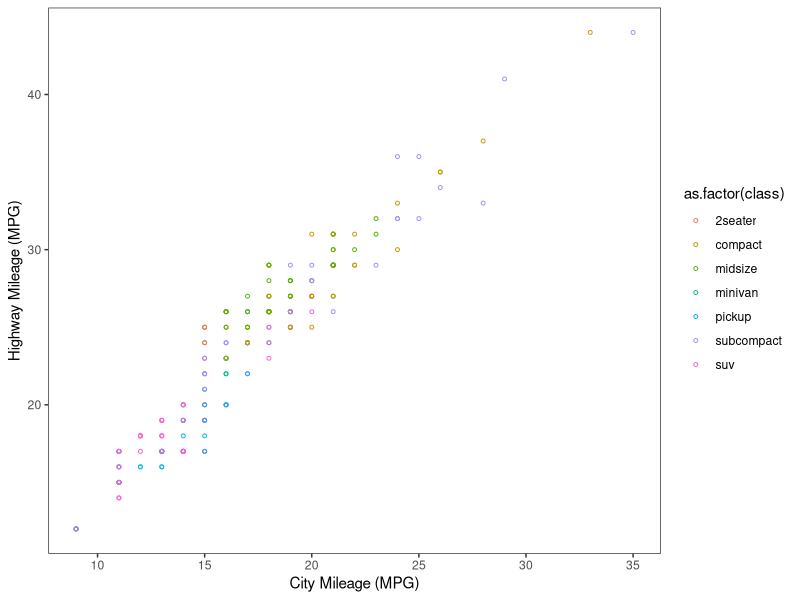
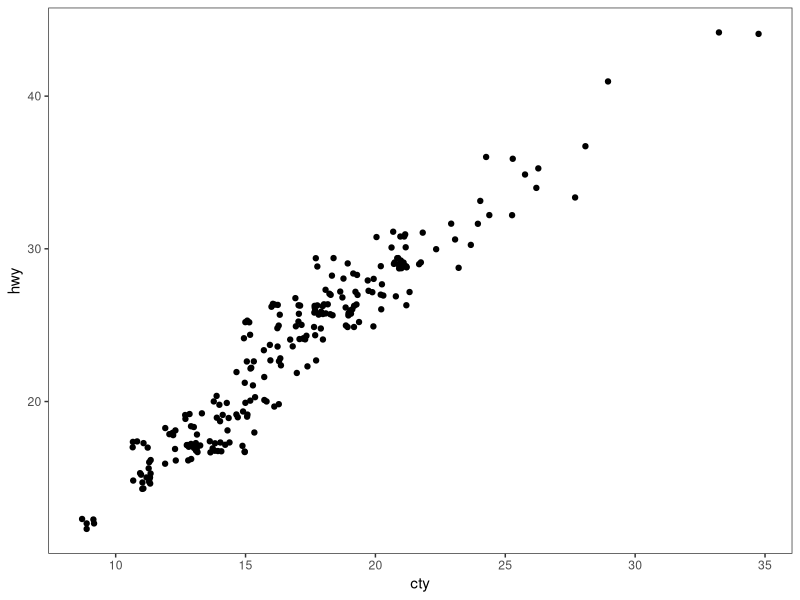
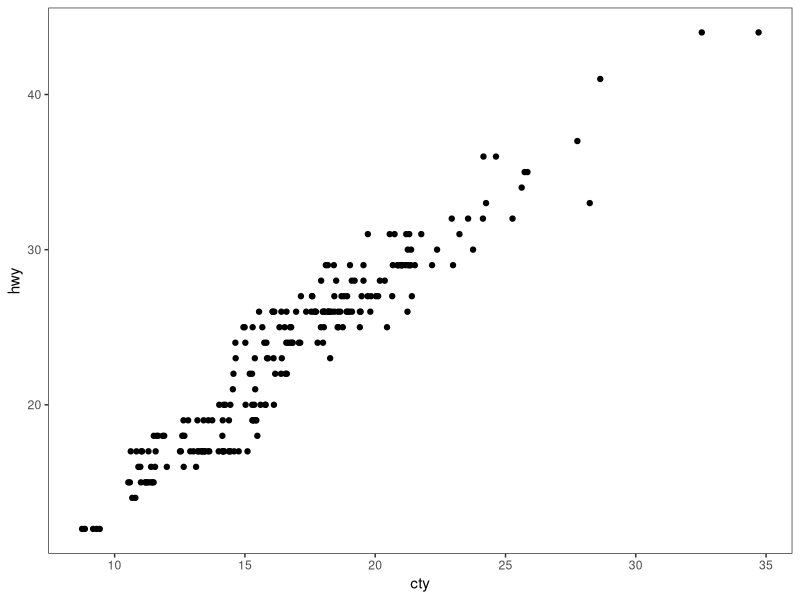
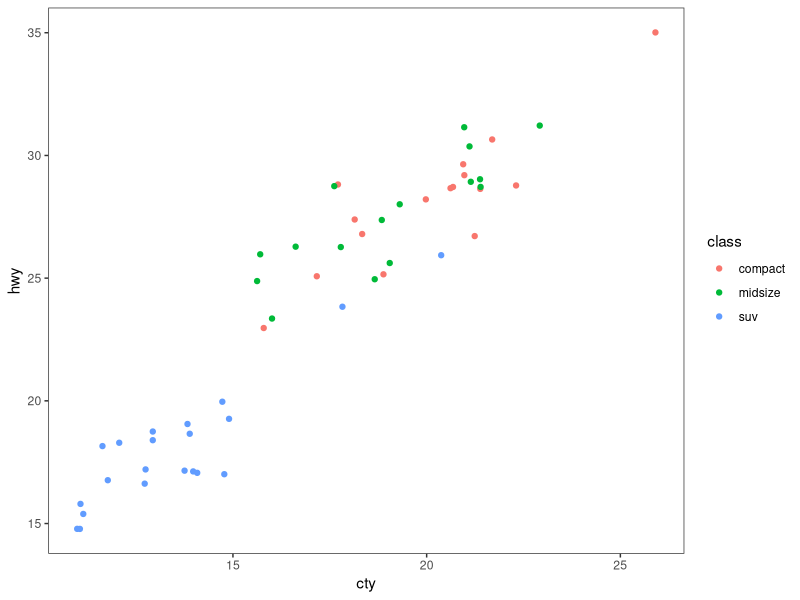
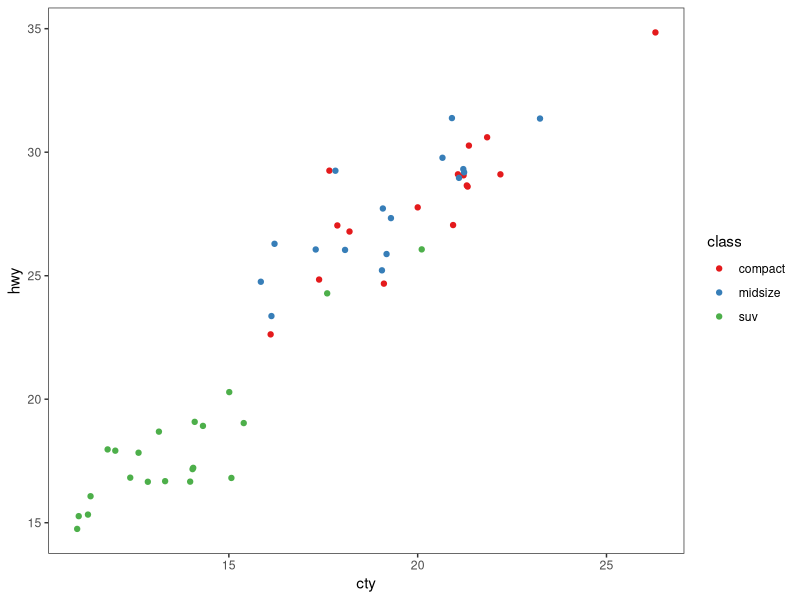
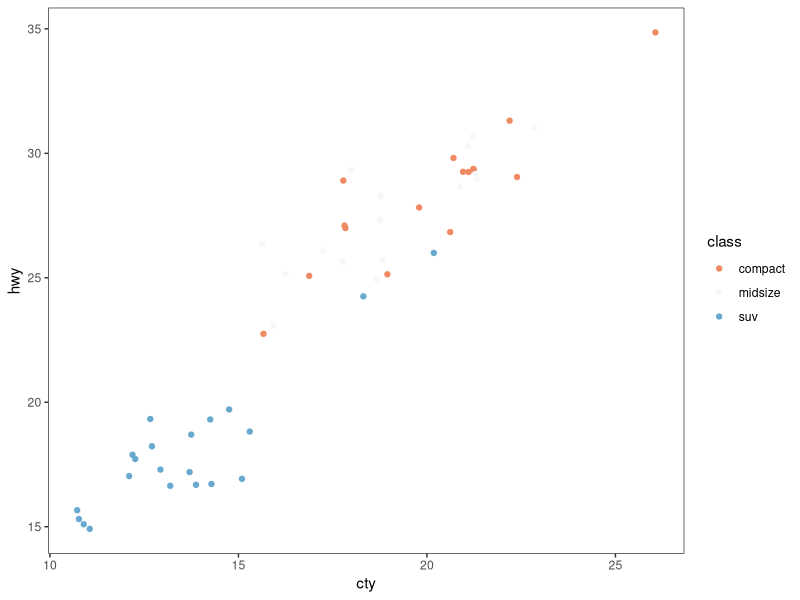
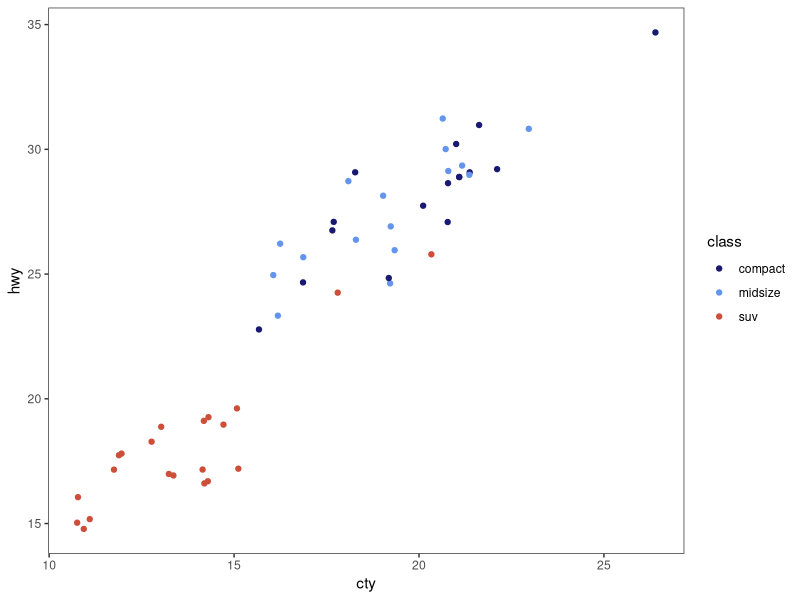
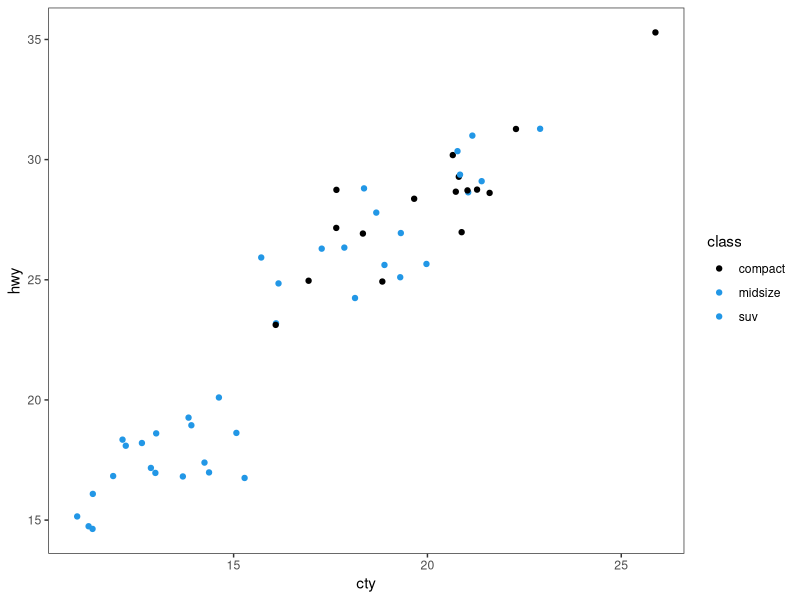

The R script that drew these images, in order: (Note: this script raises an error after producing the figures.)
# ---------------------------------------------------------- #
#### MODULE 3: Plot even more data!                       ####               
# ---------------------------------------------------------- #

## OBJECTIVE:
# 1. To develop a "grammar of graphics".
# 2. To become comfortable using ggplot2 for exploratory data visualization.


# ---------------------------------------------------------- #
#### SET UP:                                              ####
# ---------------------------------------------------------- #
# REMINDER: In RStudio, open the Rproject for our course (UNCG_DataWrangling), 
# pull any changes from GitHub, and navigate to the branch you created for 
# yourself (just a single branch for the whole semester) in RStudio's Git tab.
# Open this week's assignment in this new branch to complete and submit on GitHub.
# Ideally, you'll commit your answers a bit at a time as you work through
# this assignment, rather than committing all at once at the end.

# Reminder of some helpful resources for graphing in R:
# ggplot Cookbook: http://www.cookbook-r.com/Graphs/
# Official ggplot2 Book: https://ggplot2-book.org/
# Themes in ggplot2: https://ggplot2-book.org/polishing.html#themes

# In ggplot2, aesthetic means “something you can see”. Each aesthetic is a
# mapping between a visual cue and a variable.
# Examples include:
# position (i.e., on the x and y axes)
# color (“outside” color)
# fill (“inside” color)
# shape (of points)
# line type
# size

# Each type of geometric object (geom) accepts only a subset of all aesthetics.
# Refer to the geom help pages to see what mappings each geom accepts. Aesthetic
# mappings are set with the aes() function.

# TASK: We will be using the ggplot2 package for graphing. Fortunately, ggplot2 
# is nested within the tidyverse package (along with many others).
# Start by writing code to load the tidyverse library.
# HINT: see the end of assignment #1 if you forgot how to load a package.

library(tidyverse)
library(ggplot2)

# TASK: Write code below to set your theme to black and white and both your major
# AND minor gridlines to element_blank for all plots you'll be making today.
# HINT: Check back to last week's assignment section 1.9 for setting themes for
# all plots.

theme_set(theme_bw())
theme_update(
             panel.grid.major = element_blank(),
             panel.grid.minor = element_blank())



# ---------------------------------------------------------- #
#### 1.0 CORRELATION                                      ####
# ---------------------------------------------------------- #

# We learned how to make correlations last week, but it never hurts to get
# more practice! Let's start by using a data set built into ggplot2.
# The mpg dataset looks at the gas efficiency of different cars. Run the following
# code to load the data:
data(mpg, package = "ggplot2")

# TASK: Create a scatterplot (i.e., a dot plot) to relate city and highway mileage.
# Color the points by the class of car (class column) and label the x and y axis 
# to be more informative (City Mileage (MPG) vs Highway Mileage (MPG)).
# HINT: Refer back to last week's assignment or the ggplot help resources if you 
# forget how to make a scatterplot.

ggplot(mpg, aes(x = cty, y = hwy, color=as.factor(class))) + 
  geom_point(size=1, shape=1) +
  xlab("City Mileage (MPG)") + 
  ylab("Highway Mileage (MPG)")


# Looks alright, but the graph may be hiding some information...
# QUESTION: How many data points are in the mpg dataframe?

#234

# QUESTION: Approximately how many dots are in the graph you just made? How does
# that compare to the number of observations in the dataframe?

#76

# Try another correlation-focused geom that addresses this problem by running
# the following code:
ggplot(data=mpg, aes(x=cty, y=hwy)) + 
  geom_jitter()


# QUESTION: What happened when you created the plot with geom_jitter?

#We gained a lot of points.

# QUESTION: Run the code to create a plot using geom_jitter a second time. Then run it
# again and again. What happens each time? Why is this happening?

#The points appear to move. geom_jitter is adding small amounts of random movement.


# TASK: The default in geom_jitter is to jitter (or slightly move) the points away
# from each other in both the x and y directions. Check the help file for geom_jitter
# and write code below to make a graph where you jitter points in only the x-dimension
# by 0.5.

?geom_jitter

ggplot(data=mpg, aes(x=cty, y=hwy)) + 
  geom_jitter(width = 0.5, height = 0)

# ---------------------------------------------------------- #
#### 1.1 DETOUR! COLORS, COLORS, COLORS                   ####
# ---------------------------------------------------------- #

# Our world is so colorful, and our graphs can be too! But we want to be mindful
# of our color choices to not only be beautiful, but also informative and accessible.

# TASK: Create a new dataframe that filters our mpg data down to only information
# for car classes compact, midsize, and suv using an %in% statement. Name your 
# new dataframe mpgSubset.
# HINT: Refer back to the Transform assignment if you want help with %in% (or 
# try googling!)

?select
?mutate
?filter

mpgSubset <- select(mpg , "manufacturer",  "model", "displ", "year", "cyl"         
                , "trans"     ,   "drv"       ,   "cty"     ,     "hwy"    ,      "fl"          
                    , "class"       ) %>% filter(class == c("compact","suv", "midsize")) 



# ggplot has lots of nice (and some not so nice) built-in color palettes that we 
# can use to fill our bars with color. Try running the following code:
ggplot(data=mpgSubset, aes(x=cty, y=hwy, color=class)) +
  geom_jitter()

# The code above supplies us with ggplot's default color palette, which I find not
# so pleasing. Let's try to change this!

# We can add a statement specifying the scale of colors we would prefer. One way
# to do this is to use other pre-set palettes from ggplot. Run the code below to 
# ask ggplot to use the color brewer's palette called Set 1.
ggplot(data=mpgSubset, aes(x=cty, y=hwy, color=class)) +
  geom_jitter() +
  scale_color_brewer(palette="Set1")

# Alternatively, we could use the "RdBu" palette:
ggplot(data=mpgSubset, aes(x=cty, y=hwy, color=class)) +
  geom_jitter() +
  scale_color_brewer(palette="RdBu")

# QUESTION: Investigate the color brewer's range of palettes at this website: 
# https://r-graph-gallery.com/38-rcolorbrewers-palettes.html
# What do you notice about the colors chosen from each of the palettes that we
# used above? (i.e., does it use the first three colors in the palette? The last
# three? Some other combination?)

#maybe the last ones? Hard to tell.

# We could also pick out EXACTLY which colors we want for our figure. 
# There are 4 main ways to specify colors in R:
### by name
### by number
### by Hex code
### with the rgb() function

# By Name: R allows you to call more than 600 colors by name! Run the following
# code to see a list:
colors()

# We can put in the colors we chose for each variable by adding the 
# scale_color_manual() function to our plot. Try it out by running the following
# code:
ggplot(data=mpgSubset, aes(x=cty, y=hwy, color=class)) +
  geom_jitter() +
  scale_color_manual(values=c('midnightblue', 'cornflowerblue', 'tomato3'))


# You can also chose colors by number, which are assigned in R.

# TASK: Copy and paste the code to make our scatterplot and replace the color names
# with three numbers of your choice (between 1 and 657). How does your new figure look?
# HINT: remember to remove the quotation marks when calling numbers.

ggplot(data=mpgSubset, aes(x=cty, y=hwy, color=class)) +
  geom_jitter() +
  scale_color_manual(values=c(1, 4, 20))

#Honestly, it looks not that great. Two of the colors seem very similar, at least to me.

# QUESTION: How do you think you could figure out which color name belongs to
# each color number?
# HINT: Try creating a dataframe from color() by passing it into the
# as.data.frame() function.




as.data.frame(colors())

#We get a list that lets us know which color is which.

# You can also chose colors by Hex code. A Hex color code is a 6-symbol code made
# of up to three 2-symbol elements (6 symbols in length all together). Each of 
# the 2-symbol elements represents a color value in the Red-Green-Blue (RGB) color
# scale from 0 to 255. Hex codes are written with a # in front of them. Let's try
# out calling our colors using hex code.
ggplot(data=mpgSubset, aes(x=cty, y=hwy, color=class)) +
  geom_jitter() +
  scale_color_manual(values=c('#191970', '#6495ED', '#FF6347'))

# There are two great things about hex codes. First, you can call ANY color you 
# want with a hex code. That is, you're not limited to the 657 colors that are
# in ggplot. By specifying the color by hex code, you can pick literally anything!

# TASK: Google the search term "color picker". This should bring up google's color
# picker (in addition to a billion other color picking websites). Use this color
# picker to generate the hex codes for three new colors of your choice. Then copy
# and paste the above code, replacing the hex codes with your color choices.

ggplot(data=mpgSubset, aes(x=cty, y=hwy, color=class)) +
  geom_jitter() +
  scale_color_manual(values=c('#46defc', '#4683fc', '#46fcbf'))

# The second great thing about hex codes is that you can control the transparency
# of your colors. Transparency is set in a hex code by adding two extra symbols
# to the end, which together make up the "alpha" element. Adding 00 to the end 
# of your hex code will make your color completely transparent, while adding FF 
# to the end will make it completely opaque. Any number/letters in-between will 
# result in partial transparency. You can find a complete list of transparencies
# between 0-100% here: https://gist.github.com/lopspower/03fb1cc0ac9f32ef38f4

# TASK: Try out transparency by copying and pasting your graph code below and
# adding the alpha element to the end of each of your hex codes to make your
# first color 0% transparent, your second color 50% transparent, and your third
# color 100% transparent.

ggplot(data=mpgSubset, aes(x=cty, y=hwy, color=class)) +
  geom_jitter() +
  scale_color_manual(values=c('#46defc00', '#4683fc80', '#46fcbfFF'))

# QUESTION: What happened to the point that you set to 100% transparent?

#Disappeared

# Finally, we can set our colors using the rgb() function. This operates very
# similarly to the hex code, where you can pick exactly the color and transparency
# you want. Try it out by running the following code:
ggplot(data=mpgSubset, aes(x=cty, y=hwy, color=class)) +
  geom_jitter() +
  scale_color_manual(values=c(rgb(.10, .10, .44, 0.5), rgb(.39, .58, .93, 0.5), rgb(1.0, .39, .28, 0.5)))

# TASK: Modify the above code to make all of your points 50% transparent.

# There are so many inventive and artistic people in the world who have expanded
# the offerings for colors in ggplot. Check out some notable ones listed below
# when choosing colors for this assignment.
### Color-blind friendly palettes: https://github.com/JLSteenwyk/ggpubfigs
### Color palettes from vintage National Parks posters: https://github.com/katiejolly/nationalparkcolors
### Color palettes based on Wes Anderson movies: https://github.com/karthik/wesanderson
### Color palettes from famous Dutch paintings: https://github.com/EdwinTh/dutchmasters


# ---------------------------------------------------------- #
#### 1.2 DETOUR! LEGENDS                                  ####
# ---------------------------------------------------------- #

# When you specify colors in your ggplot code, R throws in a bonus legend for free!
# However, this legend is often not as clear or visually appealing as we might 
# prefer. But as with all geometric objects in ggplot, legends can be easily altered.

# Run the following code to create a scatter plot. Feel free to modify the colors
# as you prefer!
ggplot(data=mpgSubset, aes(x=cty, y=hwy, color=class)) +
  geom_jitter()

# QUESTION: Where did ggplot get the legend title and values from?

#From the mpgSubset dataframe. 

# We could change the title and values in our legend by altering the dataframe
# we are passing into ggplot. But that seems a bit drastic. Instead, we can 
# lean on the same code that specifies our color picks to alter the legend text.
# Try it out by running the following code:
ggplot(data=mpgSubset, aes(x=cty, y=hwy, color=class)) + 
  geom_jitter() + 
  scale_color_manual(values=c('#FCBA03', '#380754', '#496916'), #uses parts of the dataframe to create aestetic maps
                     name='Class of Car',  #Setting title name
                     breaks=c('suv', 'midsize', 'compact'), #Sets the order of the legend
                     labels=c('SUV', 'Midsize', 'Compact')) #Sets the order o the labels

?scale_color_manual

# TASK: Label each line of the code above with what it is doing.
# HINT: Check the scale_color_manual help file or ggplot Cookbook for more info.


# IMPORTANT: It is important to pay attention to the order you provide ggplot with 
# your color choices and legend labels! Try running the following code:
ggplot(data=mpgSubset, aes(x=cty, y=hwy, color=class)) + 
  geom_jitter() + 
  scale_color_manual(values=c('#FCBA03', '#380754', '#496916'), 
                     name='Class of Car', 
                     breaks=c('suv', 'midsize', 'compact'), 
                     labels=c('Compact', 'SUV', 'Midsize')) 


# QUESTION: What is wrong with the code above? Why is it so important to be
# careful with the order you pass information into ggplot?

#The breaks and labels are out of order meaning that dots will be mislabeled.

# While changing the legend text and factor order takes place in the scale_color_manual
# step, moving the legend around on the graph page is part of the graph theme. We
# can try this out using the code below:
ggplot(data=mpgSubset, aes(x=cty, y=hwy, color=class)) + 
  geom_jitter() + 
  theme(legend.position='top')


# TASK: Modify the code above to have the legend display along the bottom of
# the figure.

ggplot(data=mpgSubset, aes(x=cty, y=hwy, color=class)) + 
  geom_jitter() + 
  theme(legend.position='bottom')

# We can also have the legend located within the area of the graph itself! We can 
# do this by specifying the coordinates for where the legend should go within the
# graph axes. First we set the legend position and then we set the anchoring 
# position by justifying the legend.
### bottom left: 0,0
### bottom right: 1,0
### top left: 0,1
### top right: 1,1

# Try it out by running the following code:
ggplot(data=mpgSubset, aes(x=cty, y=hwy, color=class)) + 
  geom_jitter() + 
  theme(legend.position=c(1,0), legend.justification=c(1,0))

# QUESTION: What happens if you don't include the code for legend justification
# above?

#The legend ends up in weird positon, covering part of the graph.


# TASK: Copy and paste the code from above. Modify it to place the legend in the
# upper left part of the graph.

ggplot(data=mpgSubset, aes(x=cty, y=hwy, color=class)) + 
  geom_jitter() + 
  theme(legend.position=c(0.1,1), legend.justification=c(0,1.1))

# Finally, we might want to remove the legend altogether! We would do so by
# modifying the theme as well. 

# TASK: Check the ggplot cookbook to find the legends section. Read what it says 
# about removing the legend. Then copy and paste the graph code from above. Modify
# the code to remove the legend.

ggplot(data=mpgSubset, aes(x=cty, y=hwy, color=class)) + 
  geom_jitter() + 
  theme(legend.position=c(1,0), legend.justification=c(1,0)) + theme(legend.position="none")

# ---------------------------------------------------------- #
#### 2.0 DEVIATION                                        ####
# ---------------------------------------------------------- #

# Used to compare variation in values between small number of items (or categories) 
# with respect to a fixed reference.

# Whether the graphical type is a deviation graph or a composition graph (or a 
# ranking graph) may depend on the underlying data structure.

# We used geom_bar() last week with factor data to create a bar graph. But
# geom_bar() is a bit tricky because it can make EITHER a bar graph or a histogram
# depending on the data you give it. The default of geom_bar() is to set stat to 
# count so if you give it just a continuous x value, it will make a histogram. Try
# it with the following code:
ggplot(data=mpg, aes(x=hwy)) + 
  geom_bar()

# In order to have the geom create bars and not a histogram, you must:
# 1) Set stat = identity
# 2) Provide both an x and a y inside the aes(), where x is either a character 
# or factor and y is numeric.

# TASK: Create a dataframe of summary statistics for the mpg data, calculating the
# mean, standard deviation, and standard error for highway mpg grouping by class.
# Name the resulting dataframe highwayMPG and your new variables hwy_mean, hwy_sd,
# and hwy_se.
# HINT: Look back at the Transform assignment if you forget how to summarize the
# data. Also recall, standard error = 1.96*standard deviation.

highwayMPG <- group_by(mpg, class) %>% summarise(hwy_mean = mean(hwy, na.rm= T), hwy_sd = sd(hwy, na.rm = T)) %>% 
  mutate(hwy_se = 1.96*hwy_sd) %>% 
  ungroup()

# TASK: Create a bar graph showing the average highway MPG on the y-axis and 
# car class on the x-axis. Fill the bars by class. Add in error bar caps that are 20%
# the width pf the bars.
# HINT: Don't forget to change stat from the default in your geom_bar() statement!

ggplot(highwayMPG, aes(x = hwy_mean, y = class, fill = class)) + 
  geom_bar(stat='identity') +
  geom_errorbar(aes(xmin=hwy_mean-hwy_se, 
                    xmax=hwy_mean+hwy_se, 
                    width=0.2))  

# ---------------------------------------------------------- #
#### 2.1 DETOUR! COLORS AND LEGENDS, AGAIN                ####
# ---------------------------------------------------------- #

# Recall that some geometric elements require fills instead of (or sometimes in
# addition to) colors.

# TASK: Create a bar graph with the mpg summary stats with the following parameters:
# (1) Black bar outline
# (2) Bars filled with the color brewer palette "Dark2" using the scale_fill_manual
#     statement
# (3) No legend
# (4) Informative x- and y-axis labels. 


ggplot(highwayMPG, aes(x = hwy_mean, y = class)) + 
  geom_bar(stat='identity', color = "black", aes(fill = class)) +
  scale_fill_brewer(palette = "Dark2") +
  geom_errorbar(aes(xmin=hwy_mean-hwy_se, 
                    xmax=hwy_mean+hwy_se,
                    width=0.2)) + 
  theme(legend.position="none") +
  xlab("Highway mean (MPG)") + 
  ylab("Class")



# HINT: Carefully consider whether your color and/or fill should go within an aes() 
# statement, the scale_fill_manual or scale_color_manual statements, or neither.
# If in doubt, try a bunch of ways until it looks how we want it. And consult 
# your helpful ggplot resources on the web.


# ---------------------------------------------------------- #
#### 2.2 DETOUR! AXIS MODIFICATIONS                       ####
# ---------------------------------------------------------- #

# Run the following code, feeling free to modify colors as you prefer:
ggplot(data=highwayMPG, aes(x=class, y=hwy_mean, fill=class)) +
  geom_bar(stat='identity') 

# QUESTION: Where is ggplot getting the x-axis tick labels from?

#The class column of the highwayMPG dataset. 

# Often our tick labels are not the best. We can modify them to be more informative
# or visually appealing by directly modifying the dataframe, but again this feels
# a bit extreme. Instead, we can directly modify the scale of the axis. For axes
# that deal with categories, we are setting the discrete scale. Try it out by
# running the following code:
ggplot(data=highwayMPG, aes(x=class, y=hwy_mean, fill=class)) +
  geom_bar(stat='identity') +
  scale_x_discrete(labels=c('sport', 'compact', 'midsize', 'minivan', 'pickup', 'subcompact', 'SUV'))

# We can also change the scale of the continuous axes, including how large they are
# and where the tick marks fall as follows:
ggplot(data=highwayMPG, aes(x=class, y=hwy_mean, fill=class)) +
  geom_bar(stat='identity') +
  scale_y_continuous(breaks=seq(0, 50, 10)) +
  coord_cartesian(ylim=c(0,50))

# QUESTION: Try running the code above without the coord_cartesian() statement. 
# What is surprising about the resulting graph? Based on this result, what do you
# think the coord_cartesian() statement does?

ggplot(data=highwayMPG, aes(x=class, y=hwy_mean, fill=class)) +
  geom_bar(stat='identity') +
  scale_y_continuous(breaks=seq(0, 50, 10))

#The graph appears to have a different max for it's scale. I think the Cartesian coordinate
#system sets a coordinate system for the bar graph to be mapped in.


# We can also add a statement into the scale discrete or continuous statements
# to name our axes, rather than putting in a whole separate step of xlab() or ylab().
# Try it out with the following code:
ggplot(data=highwayMPG, aes(x=class, y=hwy_mean, fill=class)) +
  geom_bar(stat='identity') +
  scale_x_discrete(name='Class of Car') +
  scale_y_continuous(name='Mean Highway MPG')


# Finally, we can flip our axes easily in ggplot as follows:
ggplot(data=highwayMPG, aes(x=class, y=hwy_mean, fill=class)) +
  geom_bar(stat='identity') +
  coord_flip()


# TASK: Let's put it all together. Make a graph of the mpg summary stats with the
# following specifications:
# (1) color by class of car using a color scheme of your choice (not the default)
# (2) plot the class of car on the x-axis and the highway MPG on the y axis
# (3) include better names for the x- and y-axis titles
# (4) include better names for the car classes
# (5) set the scale of the highway mpg to run from 0 to 30 with breaks every 5 
# (6) flip your axes
# (7) remove the legend

ggplot(highwayMPG, aes(x = class, y = hwy_mean)) +
  geom_bar(stat='identity', color = "black", aes(fill = class)) +
  scale_fill_brewer(palette = "Dark2") +
  geom_errorbar(aes(ymin=hwy_mean-hwy_se, 
                    ymax=hwy_mean+hwy_se,
                    width=0.2)) + 
  coord_flip() +
  theme(legend.position="none") +
  ylab("Highway mean (MPG)") + 
  xlab("Class") +
  scale_x_discrete(labels=c('sport', 'compact', 'midsize', 'minivan', 'pickup', 'subcompact', 'SUV')) +
  scale_y_continuous(breaks=seq(0,50,5)) +
  coord_cartesian(ylim=c(0,30)) +
  theme(legend.position="none")



# ---------------------------------------------------------- #
#### 3.0 RANKING                                          ####
# ---------------------------------------------------------- #
# Used to compare the position or performance of multiple items with respect to 
# each other. Actual values matters somewhat less than the ranking.

# TASK: Create a dataframe of summary statistics for the mpg data, calculating the
# mean, standard deviation, and standard error for CITY mpg grouping by class.
# Name the resulting dataframe cityMPG and your new variables city_mean, city_sd,
# and city_se.
# HINT: Look back at the Transform assignment if you forget how to summarize the
# data. Also, standard error = 1.96*standard deviation.

cityMPG <- mpg %>% group_by(class) %>% summarize(city_mean = mean(cty), city_sd = sd(cty),city_se=1.96*city_sd)

# Now we want to plot our data in order from smallest to largest city MPG to get
# a ranking. To do so, we need to use the reorder() function to rearrange the data
# going into our x-axis.
ggplot(cityMPG, aes(x=reorder(class, city_mean), y=city_mean)) + 
  geom_bar(stat="identity")

# TASK: Recreate the above ranking figure to include the following:
# (1) class of car on the x-axis with informative axis and tick labels
# (2) MPG ordered from highest to lowest (hint: try google if you're unsure)
# (3) bars with dary grey outlines and filled by class with your favorite color scheme
# (4) error bars with end caps 30% the width of the bars
# (5) y-axis from 0 to 30 with tick marks every 5
# (6) no legend.

ggplot(cityMPG, aes(x = fct_reorder(class, city_mean, .desc = TRUE), y = city_mean, fill = class)) +
  geom_col(color = "darkgrey") +
  geom_errorbar(aes(ymin = city_mean - city_se, ymax = city_mean + city_se),
                width = 0.3, color = "darkgrey") +
  scale_y_continuous(limits = c(0, 30), breaks = seq(0, 30, 5)) +
  xlab("Car Class") +
  ylab("Mean City MPG") +
  theme_bw() +
  theme(legend.position = "none")



# ---------------------------------------------------------- #
#### 4.0 DISTRIBUTION                                     ####
# ---------------------------------------------------------- #
# When you have lots and lots of data points and want to study where and how the
# data points are distributed.

# Histograms can be accomplished with either geom_bar() or geom_histogram()
ggplot(mpg, aes(hwy)) + 
  geom_histogram()

# TASK: Recreate the graph above, but using geom_bar() instead

ggplot(mpg, aes(hwy)) + 
  geom_bar()


# TASK: Try making a histogram with the categorical variable 'manufacturer'.
# What error message do you get?


ggplot(mpg, aes(manufacturer)) + 
  geom_histogram()

#Error in `f()`:
# ! StatBin requires a continuous x variable: the x variable is discrete.Perhaps you want stat="count"?
#  Run `rlang::last_error()` to see where the error occurred.

# QUESTION: What happens when you follow the advice of the error message and 
# make stat='count'?
ggplot(mpg, aes(manufacturer)) + 
  geom_histogram(stat="count")

#A histogram appears, likely showing the count of the total occurrence of each given
#manufacturer in the manufacturer column. 

# TASK: Make a boxplot comparing the distribution of cty (city mileage) for
# each class of car.
# HINT: Look back to last week if you forget how to make a boxplot.

ggplot(mpg, aes(x = class, y = cty)) +
  geom_boxplot()

# We can also make a different type of distribution, a violin plot using the 
# geom_violin statement as follows:
ggplot(mpg, aes(x=class, y=cty)) + 
  geom_violin()

# QUESTION: What does a violin plot show? Check google if you're unsure.

#A violin plot shows the distribution of data. While it is somewhat similar to a
#boxplot, it shows more detail in regards to the way in which data is distributed. 

# ---------------------------------------------------------- #
#### 5.0 COMPOSITION                                      ####
# ---------------------------------------------------------- #
# Bar charts and pie charts are classic ways of showing composition of a dataset.

# TASK: Let's get some data for this task by determining the number of cars from 
# each car manufacturer in our mpg dataframe. We can do this as follows:
manufacturerFreq <- mpg %>% 
  group_by(manufacturer) %>% 
  summarize(frequency=length(manufacturer)) %>% 
  ungroup()

# TASK: Make a bar graph of the number of cars (frequency) by manufacturer using
# the dataframe we created above.

ggplot(manufacturerFreq, aes(x = manufacturer, y = frequency)) +
  geom_bar(stat = "identity")

# We can switch the bar chart you created above into a pie chart simply by changing
# the coordinate system through a series of steps as follows:

ggplot(manufacturerFreq, aes(x=manufacturer, y=frequency)) +
  geom_bar(stat="identity") +
  coord_polar()

ggplot(manufacturerFreq, aes(x=manufacturer, y=frequency, fill=manufacturer)) +
  geom_bar(stat="identity") +
  coord_polar()

ggplot(manufacturerFreq, aes(x="", y=frequency, fill=manufacturer)) +
  geom_bar(stat="identity", width=1) +
  coord_polar()

ggplot(manufacturerFreq, aes(x="", y=frequency, fill=manufacturer)) +
  geom_bar(stat="identity", width=1) +
  coord_polar(theta="y")

ggplot(manufacturerFreq, aes(x="", y=frequency, fill=manufacturer)) +
  geom_bar(stat="identity", width=1) +
  coord_polar(theta="y", start=0) +
  theme_void() +
  theme(legend.title = element_text(size = 12.5), 
        legend.text  = element_text(size = 8.5),
        legend.key.size = unit(.75, "lines"))

# TASK: Annotate the code below to describe what each line does:
ggplot(manufacturerFreq, aes(x="", y=frequency, fill=manufacturer)) +
#Creates a pie chart using y to divide the slices and the fill being set to
#manufacturer. 
  geom_bar(stat="identity", width=1) +
#Sets with of bars and uses the real values of frequency. 
  coord_polar(theta="y", start=0) +
#Establishes a polar coordinate system. Makes the chart round.
  theme_void() +
#Sets theme to void.
  theme(legend.title = element_text(size = 12.5), 
        legend.text  = element_text(size = 8.5),
        legend.key.size = unit(.75, "lines"))
#Customizes the legend by changing various text and legend sizes. 


# ---------------------------------------------------------- #
#### 6.0 CHANGE                                           ####
# ---------------------------------------------------------- #

# Time series are often best visualized with line graphs. Let's try this out
# with some new data:
data("economics")

# TASK: Use the economics dataset to plot the number of people who are unemployed
# over time (unemploy vs date). Make a scatterplot, then connect the points with 
# lines using geom_line().
# HINT: use ?economics to get more information about this dataset.




# ---------------------------------------------------------- #
#### GROUPS AND MAPS                                      ####
# ---------------------------------------------------------- #

# Let's save these for group project options, this assignment is really long!









# REMEMBER: Save and push your script when you're done with this assignment!
